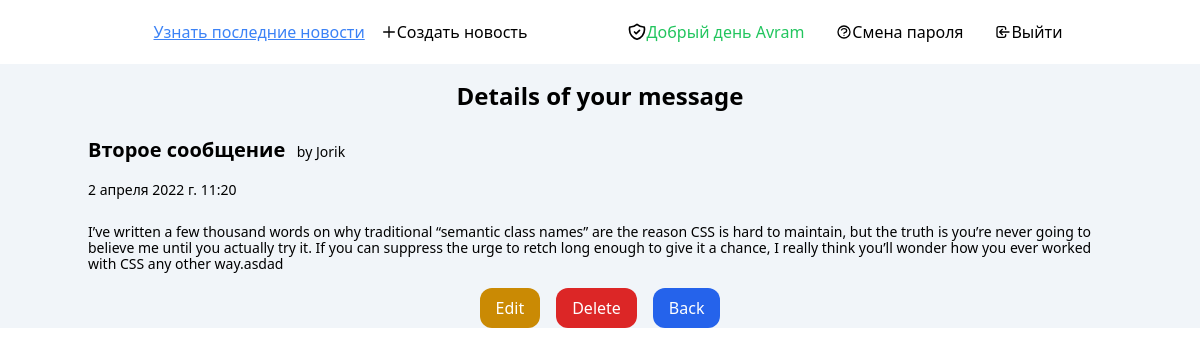
The page /articles/3/details/ (signed in) on the database its author committed.
### users/models.py (models this page shows)
class CustomUser(AbstractUser):
    age = models.PositiveIntegerField(null=True, blank=True)  # Добавление нового поля в стандартную модель данных юзера
    hairColor = models.CharField(max_length=50, null=True)

### articles/models.py (models this page shows, shortened)
class Article(models.Model):
    title = models.CharField(max_length=255, help_text='Введите название сообщения', verbose_name='Название')
    body = models.TextField(help_text='Введите содержание сообщения', verbose_name='Текст')
    date = models.DateTimeField(auto_now_add=True, verbose_name='Дата')  # автодобавление даты в создание сообщения
    author = models.ForeignKey(get_user_model(), on_delete=models.CASCADE,
                               verbose_name='Автор')  # Many-To-One в первом параметре -

### articles/views.py (the view)
# urls.py: path('<int:pk>/details/', ArticleDetailView.as_view(), name='article_details'),
class ArticleDetailView(LoginRequiredMixin, DetailView):  # Миксин не дает гостю зайти на url просмотра сообщения
    model = Article
    template_name = 'article_details.html'
    login_url = 'login'  # Редирект на url, если гость неавторизован

### templates/article_details.html (shortened to what this page needs)
{% extends 'base.html' %}
{% block content %}
    <section>
        <div class="container mx-auto">
            <div class="grid grid-cols-1">
                <div class="place-self-center">
                    <h2 class="text-2xl text-center font-bold py-4">Details of your message</h2>
                    <div class="flex flex-col">
                        <div class="text-xl font-bold py-2"> {{ article.title }}<span class=" pl-2 text-sm font-light">
                                by {{ article.author }}</span></div>
                        <div class="text-sm font-light py-2"> {{ article.date }}</div>
                        <div class="text-sm font-medium leading-4 py-4"> {{ article.body }}</div>
                        <div class="flex justify-center gap-4">
                            <a class="py-2 px-4 text-white bg-yellow-600 hover:bg-yellow-500 rounded-xl"
                               href="{% url 'article_edit' article.pk %}">Edit</a>
                            <a class="py-2 px-4 text-white bg-red-600 hover:bg-red-500 rounded-xl"
                               href="{% url 'article_delete' article.pk %}">Delete</a>
                            <a href="{% url 'article_list' %}"
                               class="py-2 px-4 text-white bg-blue-600 hover:bg-blue-500 rounded-xl"
                               type="submit">Back
                            </a>
                        </div>
                    </div>
                </div>
            </div>
        </div>
    </section>
{% endblock content %}

### templates/base.html (shortened to what this page needs)
<!DOCTYPE html>
<html lang="en">
<head>
    <script src="https://cdn.tailwindcss.com"></script>
</head>
<body>
<div class="bg-slate-100 h-full">
    <header class="bg-white  py-2">
        <div class="container mx-auto">
            <div class="flex justify-around">
                <div class="flex items-center gap-4">
                    <a href="{% url 'article_list' %}" class="underline hover:text-orange-400 text-blue-500
         cursor-pointer font-medium">Узнать последние новости</a>
                    {% if user.is_authenticated %}
                        <div class="flex items-center group">
                            <a href="{% url 'article_create' %}" class="group-hover:text-orange-400
         cursor-pointer font-medium">
                                <svg xmlns="http://www.w3.org/2000/svg" class="h-4 w-4" fill="none" viewBox="0 0 24 24"
                                     stroke="currentColor" stroke-width="2">
                                    <path stroke-linecap="round" stroke-linejoin="round" d="M12 4v16m8-8H4"/>
                                </svg>
                            </a>
                            <a href="{% url 'article_create' %}" class="group-hover:text-orange-400 hover:underline
         cursor-pointer font-medium">
                                Создать новость</a></div>
                    {% endif %}
                </div>
                {% if user.is_authenticated %}
                    <div class="flex items-center gap-8">
                        <div class="flex items-center hover:underline ">
                            <div><a href="">
                            </a>
                            </div>
                            <a href="#" class="hover:underline hover:text-green-400 text-green-500
         cursor-pointer font-medium">Добрый день {{ user.username }}</a>
                        </div>
                        <div class="flex items-center hover:underline hover:text-orange-400">
                            <div><a href="">
                            </a>
                            </div>
                            <a href="{% url 'password_change' %}" class="hover:underline hover:text-orange-400
         cursor-pointer font-medium">Смена пароля</a>
                        </div>
                        <div class="flex items-center hover:underline hover:text-orange-400">
                            <div><a href="">
                                <svg xmlns="http://www.w3.org/2000/svg" class="h-4 w-4" fill="none" viewBox="0 0 24 24"
                                     stroke="currentColor" stroke-width="2">
                                    <path stroke-linecap="round" stroke-linejoin="round"
                                          d="M11 16l-4-4m0 0l4-4m-4 4h14m-5 4v1a3 3 0 01-3 3H6a3 3 0 01-3-3V7a3 3 0 013-3h7a3 3 0 013 3v1"/>
                                </svg>
                            </a>
                            </div>
                            <a href="{% url 'logout' %}" class="hover:underline hover:text-orange-400
         cursor-pointer font-medium">Выйти</a>
                        </div>
                    </div>
                {% endif %}
            </div>
        </div>
    </header>
    {% block content %}
    {% endblock content %}
</div>
</body>
</html>

### rows shown on the page
CustomUser: username "Avram"
Article: title "Второе сообщение", author "Jorik", date "2 апреля 2022 г. 11:20", body "I’ve written a few thousand words on why traditional “semantic class names” are the reason CSS is hard to maintain, but the truth is you’re never going to believe me until you actually try it. If you can suppress the urge to retch long enough to give it a chance, I really think you’ll wonder how you ever worked with CSS any other way.asdad"
